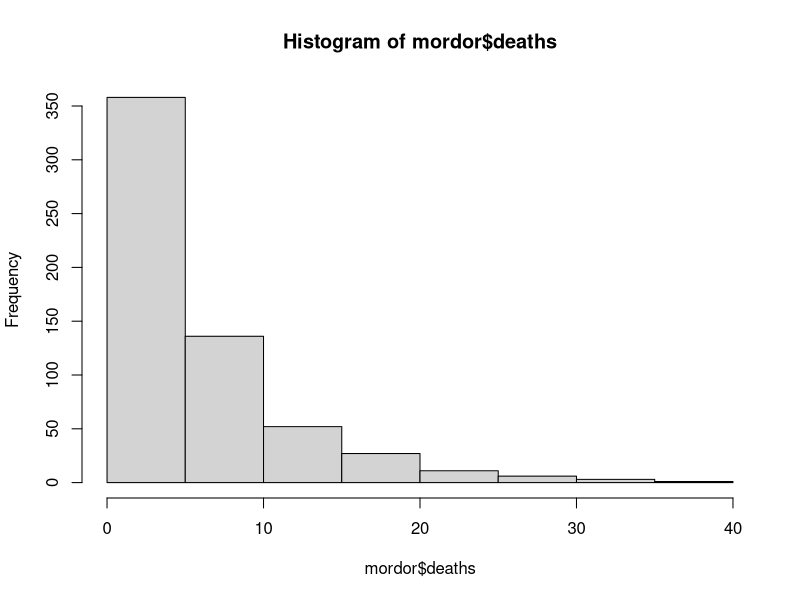
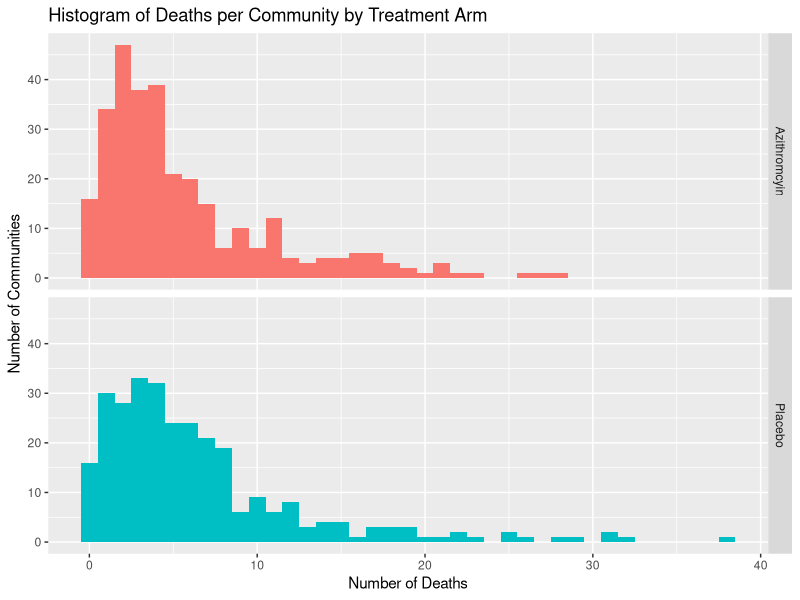
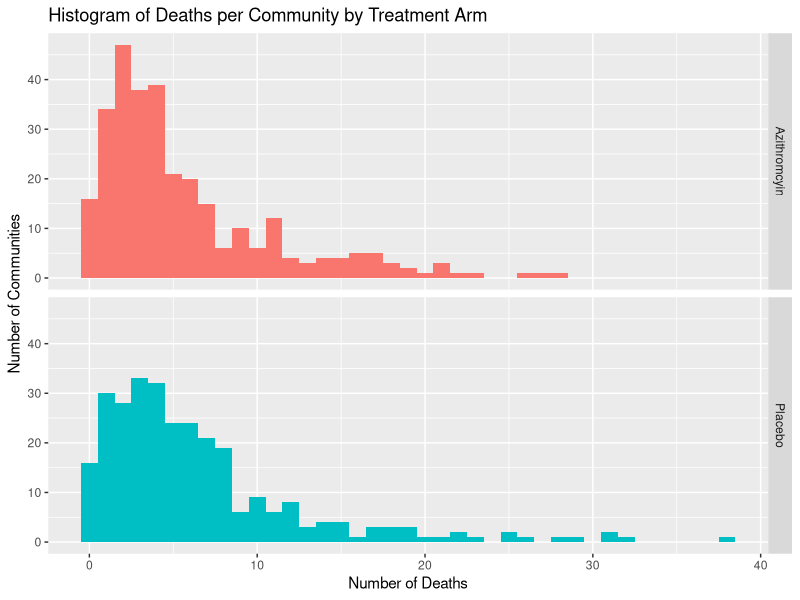

Source code (R) for these figures, in order:
## ---- chunk 1

knitr::opts_chunk$set(echo = TRUE, eval=T)

## ---- chunk 2

# First set your directory to where files for this problem set are stored
setwd("~/REPO NAME/2_ProblemSet_05_RCompanion")

# This package gives us access to tools to help us manipulate and manage the dataset
install.packages("plyr") 
library(plyr) 

# This package enables us to create better graphics with more options than in base R
install.packages("ggplot2") 
library(ggplot2) 

# This package includes tools to make prettier tables than in base R
install.packages("kableExtra") 
library(kableExtra) 

## ---- chunk 3

mordor <- read.csv("mordor_niger.csv",header=TRUE)

## ---- chunk 4

str(mordor)

## ---- chunk 5

# In the first data analysis companion, we used the following code to print the first 5 rows of the dataset:
mordor[1:5,]

# Another way to do this is using the following code, which prints the first 6 rows:
head(mordor)

# Or this code, which prints the last 6 rows
tail(mordor)

## ---- chunk 6

# Write your code below this line. Hint: mordor[1,] or head(mordor, 1) might work.


## ---- chunk 7

# By dividing the existing variable (person-time in days) by the number of days in a year, we get person-time in years.
mordor$persontime_years=(mordor$persontime/365)

## ---- chunk 8

# Confirm the new variable name by running the following code:
head(mordor)

## ---- chunk 9

# Write your code below this line


# Then Confirm new variable name
head(mordor)

## ---- chunk 10

# Basic Table - the table command below uses base R, which refers to the commands that come with the R program
table(mordor$treatment) 


# Prettier table with labels - the commands below use the KableExtra package we installed earlier in order to add visual features

table1 <- xtabs (data=mordor, ~treatment)
table1 %>% kable(col.names=c("Treatment Arm", "Number of Communities")) %>%
  kable_styling(bootstrap_options = c("striped", "hover"), full_width = F, position = "left")

## ---- chunk 11

# The summary command shows us the minimum, maximum, mean, 25th, 50th, and 75th percentiles of the selected variables. Here, we are asking R for this information about the children, biological sex, and age variables.

summary(mordor$children)
summary(mordor$sex)
summary(mordor$age)

## ---- chunk 12

# We can use the ddply command to create a table of summary statistics by treatment arm. 
ddply(mordor, .(treatment), summarize, Children=mean(children), Sex=mean(sex), Age=mean(age))

## ---- chunk 13

sum(mordor$deaths)
sum(mordor$persontime_years)

## ---- chunk 14

# Write your code below this line

## ---- chunk 15

# First, let's use base R to create a histogram of the overall number of deaths like we did in the first data analysis companion:
hist(mordor$deaths)

## ---- chunk 16
# Now, let's create a new character variable to use in the histograms by treatment arm so the labelling is clearer. This code is saying that we want to create a new variable called "tx" which equals "Azithromycin" if the existing "treatment variable equals 1. Otherwise ("ifelse"), we want this variable to equal "Placebo).

mordor$tx=ifelse(mordor$treatment==1, "Azithromcyin", "Placebo") 

# To create the histograms by arm, let's try ggplot. This package is more robust than base R for graphics and allows for greater formatting control.

ggplot(mordor, aes(x=deaths, fill=factor(tx)))+
  geom_histogram(binwidth = 1.0)+
  facet_grid(tx ~.)+
  ggtitle("Histogram of Deaths per Community by Treatment Arm")+
  labs(x="Number of Deaths", y="Number of Communities") +
  guides(fill=FALSE)

## ---- chunk 17
# Modify this code to change the width of the bins shown in the histogram in the code chunk below to a width of 3. 

ggplot(mordor, aes(x=deaths, fill=factor(tx)))+
  geom_histogram(binwidth = 1.0)+
  facet_grid(tx ~.)+
  ggtitle("Histogram of Deaths per Community by Treatment Arm")+
  labs(x="Number of Deaths", y="Number of Communities") +
  guides(fill=FALSE)

## ---- chunk 18

# Let's use ddply again for this table. 
ddply(mordor, .(treatment), summarize, Deaths=sum(deaths), Persontime=sum(persontime_years), IR=(Deaths/Persontime)*1000)


## ---- chunk 19
# Write your code below this line
